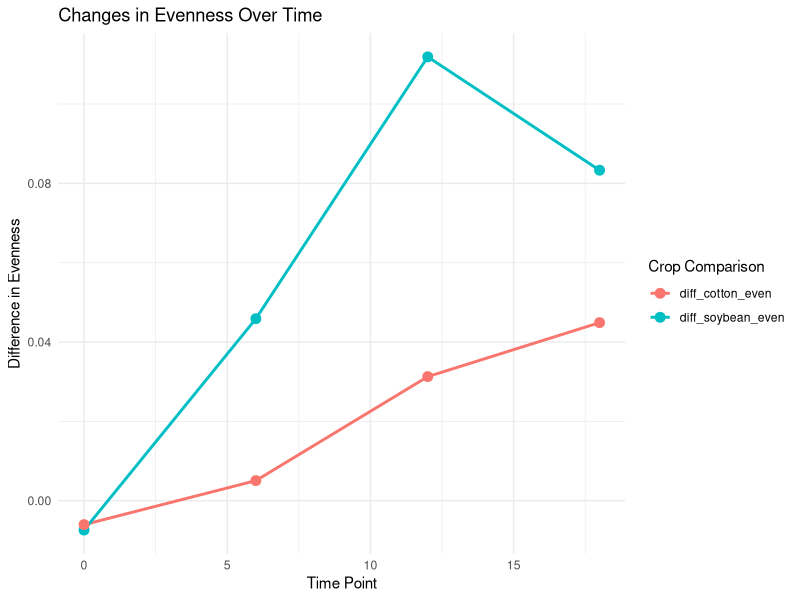

The R source for this figure:
## ---- chunk 1
diversity.data <- read.csv("CodingChallenge5/DiversityData.csv", header = TRUE)
metadata <- read.csv("CodingChallenge5/Metadata.csv", header = TRUE)
## ---- chunk 2
library(tidyverse)
alpha <- left_join(metadata, diversity.data, by = "Code")
head(alpha)
## ---- chunk 3
alpha_even <- alpha %>%
  mutate(Pielou_Evenness = shannon/log(richness))
head(alpha_even)
## ---- chunk 4
alpha_average <- alpha_even %>%
  group_by(Crop, Time_Point) %>%
  summarise(
    mean_evenness = mean(Pielou_Evenness, na.rm = TRUE),
    count = n(),
    sd_evenness = sd(Pielou_Evenness, na.rm = TRUE),
    se_evenness = sd_evenness / sqrt(count),
    .groups = "drop"
  )
## ---- chunk 5
alpha_average2 <- alpha_average %>%
  select(Time_Point, Crop, mean_evenness) %>%
  pivot_wider(names_from = Crop, values_from = mean_evenness) %>%
  mutate(
    diff_cotton_even = Soil - Cotton,
    diff_soybean_even = Soil - Soybean
  )
head(alpha_average2)
## ---- chunk 6
alpha_plot_data <- alpha_average2 %>%
  select(Time_Point, diff_soybean_even, diff_cotton_even) %>%
  pivot_longer(cols = c(diff_soybean_even, diff_cotton_even), names_to = "diff", values_to = "values")

ggplot(alpha_plot_data, aes(x = Time_Point, y = values, color = diff, group = diff)) +
  geom_line(size = 1) + 
  geom_point(size = 3) +
  labs(
    title = "Changes in Evenness Over Time",
    x = "Time Point",
    y = "Difference in Evenness",
    color = "Crop Comparison"
  ) +
  theme_minimal()
